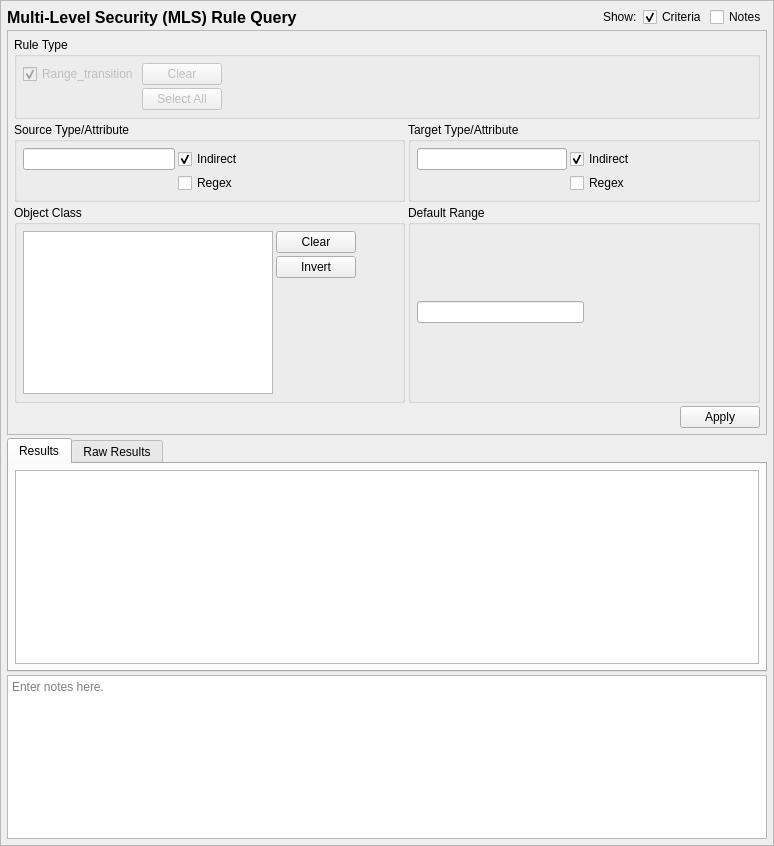
<?xml version="1.0" encoding="UTF-8"?>
<ui version="4.0">
 <class>MLSRuleQueryTab</class>
 <widget class="QScrollArea" name="MLSRuleQueryTab">
  <property name="geometry">
   <rect>
    <x>0</x>
    <y>0</y>
    <width>774</width>
    <height>846</height>
   </rect>
  </property>
  <property name="sizeAdjustPolicy">
   <enum>QAbstractScrollArea::AdjustToContents</enum>
  </property>
  <property name="widgetResizable">
   <bool>true</bool>
  </property>
  <widget class="QWidget" name="contents">
   <property name="geometry">
    <rect>
     <x>0</x>
     <y>0</y>
     <width>772</width>
     <height>844</height>
    </rect>
   </property>
   <property name="minimumSize">
    <size>
     <width>0</width>
     <height>0</height>
    </size>
   </property>
   <layout class="QGridLayout" name="gridLayout_9">
    <property name="leftMargin">
     <number>6</number>
    </property>
    <property name="topMargin">
     <number>6</number>
    </property>
    <property name="rightMargin">
     <number>6</number>
    </property>
    <property name="bottomMargin">
     <number>6</number>
    </property>
    <property name="spacing">
     <number>3</number>
    </property>
    <item row="0" column="1">
     <spacer name="horizontalSpacer_5">
      <property name="orientation">
       <enum>Qt::Horizontal</enum>
      </property>
      <property name="sizeHint" stdset="0">
       <size>
        <width>40</width>
        <height>20</height>
       </size>
      </property>
     </spacer>
    </item>
    <item row="2" column="0" colspan="6">
     <widget class="QTabWidget" name="results_frame">
      <property name="sizePolicy">
       <sizepolicy hsizetype="Preferred" vsizetype="MinimumExpanding">
        <horstretch>0</horstretch>
        <verstretch>1</verstretch>
       </sizepolicy>
      </property>
      <property name="currentIndex">
       <number>0</number>
      </property>
      <widget class="QWidget" name="results_framePage1">
       <property name="sizePolicy">
        <sizepolicy hsizetype="Preferred" vsizetype="MinimumExpanding">
         <horstretch>0</horstretch>
         <verstretch>0</verstretch>
        </sizepolicy>
       </property>
       <attribute name="title">
        <string>Results</string>
       </attribute>
       <layout class="QVBoxLayout" name="verticalLayout_3">
        <property name="leftMargin">
         <number>6</number>
        </property>
        <property name="topMargin">
         <number>6</number>
        </property>
        <property name="rightMargin">
         <number>6</number>
        </property>
        <property name="bottomMargin">
         <number>6</number>
        </property>
        <item>
         <widget class="QTableView" name="table_results">
          <property name="sizePolicy">
           <sizepolicy hsizetype="Expanding" vsizetype="MinimumExpanding">
            <horstretch>0</horstretch>
            <verstretch>0</verstretch>
           </sizepolicy>
          </property>
          <property name="sizeAdjustPolicy">
           <enum>QAbstractScrollArea::AdjustIgnored</enum>
          </property>
          <property name="alternatingRowColors">
           <bool>true</bool>
          </property>
          <property name="sortingEnabled">
           <bool>true</bool>
          </property>
         </widget>
        </item>
       </layout>
      </widget>
      <widget class="QWidget" name="results_framePage2">
       <property name="sizePolicy">
        <sizepolicy hsizetype="Preferred" vsizetype="MinimumExpanding">
         <horstretch>0</horstretch>
         <verstretch>0</verstretch>
        </sizepolicy>
       </property>
       <attribute name="title">
        <string>Raw Results</string>
       </attribute>
       <layout class="QVBoxLayout" name="verticalLayout_2">
        <property name="leftMargin">
         <number>6</number>
        </property>
        <property name="topMargin">
         <number>6</number>
        </property>
        <property name="rightMargin">
         <number>6</number>
        </property>
        <property name="bottomMargin">
         <number>6</number>
        </property>
        <item>
         <widget class="QPlainTextEdit" name="raw_results">
          <property name="sizePolicy">
           <sizepolicy hsizetype="Expanding" vsizetype="MinimumExpanding">
            <horstretch>0</horstretch>
            <verstretch>0</verstretch>
           </sizepolicy>
          </property>
          <property name="minimumSize">
           <size>
            <width>0</width>
            <height>0</height>
           </size>
          </property>
          <property name="font">
           <font>
            <family>Monospace</family>
           </font>
          </property>
          <property name="documentTitle">
           <string/>
          </property>
          <property name="lineWrapMode">
           <enum>QPlainTextEdit::NoWrap</enum>
          </property>
          <property name="readOnly">
           <bool>true</bool>
          </property>
         </widget>
        </item>
       </layout>
      </widget>
     </widget>
    </item>
    <item row="0" column="2">
     <widget class="QLabel" name="label_2">
      <property name="text">
       <string>Show:</string>
      </property>
     </widget>
    </item>
    <item row="0" column="4">
     <widget class="QCheckBox" name="criteria_expander">
      <property name="toolTip">
       <string>Show or hide the search criteria (no settings are lost)</string>
      </property>
      <property name="text">
       <string>Criteria</string>
      </property>
      <property name="checked">
       <bool>true</bool>
      </property>
     </widget>
    </item>
    <item row="0" column="5">
     <widget class="QCheckBox" name="notes_expander">
      <property name="toolTip">
       <string>Show or hide the notes field (no data is lost)</string>
      </property>
      <property name="text">
       <string>Notes</string>
      </property>
     </widget>
    </item>
    <item row="0" column="0">
     <widget class="QLabel" name="label">
      <property name="sizePolicy">
       <sizepolicy hsizetype="Preferred" vsizetype="Fixed">
        <horstretch>0</horstretch>
        <verstretch>0</verstretch>
       </sizepolicy>
      </property>
      <property name="maximumSize">
       <size>
        <width>16777215</width>
        <height>20</height>
       </size>
      </property>
      <property name="font">
       <font>
        <pointsize>12</pointsize>
        <weight>75</weight>
        <bold>true</bold>
       </font>
      </property>
      <property name="text">
       <string>Multi-Level Security (MLS) Rule Query</string>
      </property>
     </widget>
    </item>
    <item row="3" column="0" colspan="6">
     <widget class="QTextEdit" name="notes">
      <property name="sizePolicy">
       <sizepolicy hsizetype="Preferred" vsizetype="Preferred">
        <horstretch>0</horstretch>
        <verstretch>0</verstretch>
       </sizepolicy>
      </property>
      <property name="minimumSize">
       <size>
        <width>0</width>
        <height>80</height>
       </size>
      </property>
      <property name="toolTip">
       <string>Optionally enter notes here about the query.</string>
      </property>
      <property name="placeholderText">
       <string>Enter notes here.</string>
      </property>
     </widget>
    </item>
    <item row="1" column="0" colspan="6">
     <widget class="QFrame" name="criteria_frame">
      <property name="maximumSize">
       <size>
        <width>16777215</width>
        <height>16777215</height>
       </size>
      </property>
      <property name="frameShape">
       <enum>QFrame::StyledPanel</enum>
      </property>
      <property name="frameShadow">
       <enum>QFrame::Raised</enum>
      </property>
      <layout class="QGridLayout" name="gridLayout_3">
       <property name="leftMargin">
        <number>6</number>
       </property>
       <property name="topMargin">
        <number>6</number>
       </property>
       <property name="rightMargin">
        <number>6</number>
       </property>
       <property name="bottomMargin">
        <number>6</number>
       </property>
       <property name="spacing">
        <number>3</number>
       </property>
       <item row="1" column="1">
        <widget class="QGroupBox" name="target_criteria">
         <property name="maximumSize">
          <size>
           <width>16777215</width>
           <height>100</height>
          </size>
         </property>
         <property name="title">
          <string>Target Type/Attribute</string>
         </property>
         <layout class="QGridLayout" name="gridLayout_5">
          <property name="leftMargin">
           <number>6</number>
          </property>
          <property name="topMargin">
           <number>6</number>
          </property>
          <property name="rightMargin">
           <number>6</number>
          </property>
          <property name="bottomMargin">
           <number>6</number>
          </property>
          <property name="spacing">
           <number>3</number>
          </property>
          <item row="0" column="1">
           <widget class="QLineEdit" name="target">
            <property name="sizePolicy">
             <sizepolicy hsizetype="Expanding" vsizetype="Fixed">
              <horstretch>0</horstretch>
              <verstretch>0</verstretch>
             </sizepolicy>
            </property>
            <property name="minimumSize">
             <size>
              <width>150</width>
              <height>0</height>
             </size>
            </property>
            <property name="maximumSize">
             <size>
              <width>250</width>
              <height>16777215</height>
             </size>
            </property>
           </widget>
          </item>
          <item row="1" column="2">
           <widget class="QCheckBox" name="target_regex">
            <property name="toolTip">
             <string>Use regular expressions to match the target type/attribute.</string>
            </property>
            <property name="text">
             <string>Regex</string>
            </property>
           </widget>
          </item>
          <item row="0" column="2">
           <widget class="QCheckBox" name="target_indirect">
            <property name="toolTip">
             <string>If the rule target is an attribute, indirect will match the criteria against the contents of the attribute, rather than the attribute itself.</string>
            </property>
            <property name="text">
             <string>Indirect</string>
            </property>
            <property name="checked">
             <bool>true</bool>
            </property>
           </widget>
          </item>
          <item row="0" column="3">
           <spacer name="horizontalSpacer_3">
            <property name="orientation">
             <enum>Qt::Horizontal</enum>
            </property>
            <property name="sizeHint" stdset="0">
             <size>
              <width>113</width>
              <height>20</height>
             </size>
            </property>
           </spacer>
          </item>
         </layout>
        </widget>
       </item>
       <item row="0" column="0" colspan="2">
        <widget class="QGroupBox" name="ruletype_criteria">
         <property name="sizePolicy">
          <sizepolicy hsizetype="Preferred" vsizetype="Preferred">
           <horstretch>0</horstretch>
           <verstretch>0</verstretch>
          </sizepolicy>
         </property>
         <property name="maximumSize">
          <size>
           <width>16777215</width>
           <height>150</height>
          </size>
         </property>
         <property name="title">
          <string>Rule Type</string>
         </property>
         <layout class="QGridLayout" name="gridLayout">
          <property name="leftMargin">
           <number>6</number>
          </property>
          <property name="topMargin">
           <number>6</number>
          </property>
          <property name="rightMargin">
           <number>6</number>
          </property>
          <property name="bottomMargin">
           <number>6</number>
          </property>
          <property name="spacing">
           <number>3</number>
          </property>
          <item row="1" column="4">
           <widget class="QPushButton" name="all_ruletypes">
            <property name="enabled">
             <bool>false</bool>
            </property>
            <property name="text">
             <string>Select All</string>
            </property>
           </widget>
          </item>
          <item row="0" column="5">
           <spacer name="horizontalSpacer">
            <property name="orientation">
             <enum>Qt::Horizontal</enum>
            </property>
            <property name="sizeHint" stdset="0">
             <size>
              <width>40</width>
              <height>20</height>
             </size>
            </property>
           </spacer>
          </item>
          <item row="0" column="4">
           <widget class="QPushButton" name="clear_ruletypes">
            <property name="enabled">
             <bool>false</bool>
            </property>
            <property name="text">
             <string>Clear</string>
            </property>
            <property name="checkable">
             <bool>false</bool>
            </property>
           </widget>
          </item>
          <item row="0" column="1">
           <widget class="QCheckBox" name="range_transition">
            <property name="enabled">
             <bool>false</bool>
            </property>
            <property name="text">
             <string>Range_transition</string>
            </property>
            <property name="checked">
             <bool>true</bool>
            </property>
           </widget>
          </item>
         </layout>
        </widget>
       </item>
       <item row="1" column="0">
        <widget class="QGroupBox" name="source_criteria">
         <property name="maximumSize">
          <size>
           <width>16777215</width>
           <height>100</height>
          </size>
         </property>
         <property name="title">
          <string>Source Type/Attribute</string>
         </property>
         <layout class="QGridLayout" name="gridLayout_2">
          <property name="leftMargin">
           <number>6</number>
          </property>
          <property name="topMargin">
           <number>6</number>
          </property>
          <property name="rightMargin">
           <number>6</number>
          </property>
          <property name="bottomMargin">
           <number>6</number>
          </property>
          <property name="spacing">
           <number>3</number>
          </property>
          <item row="0" column="3">
           <spacer name="horizontalSpacer_2">
            <property name="orientation">
             <enum>Qt::Horizontal</enum>
            </property>
            <property name="sizeHint" stdset="0">
             <size>
              <width>40</width>
              <height>20</height>
             </size>
            </property>
           </spacer>
          </item>
          <item row="0" column="0">
           <widget class="QLineEdit" name="source">
            <property name="sizePolicy">
             <sizepolicy hsizetype="Expanding" vsizetype="Fixed">
              <horstretch>0</horstretch>
              <verstretch>0</verstretch>
             </sizepolicy>
            </property>
            <property name="minimumSize">
             <size>
              <width>150</width>
              <height>0</height>
             </size>
            </property>
            <property name="maximumSize">
             <size>
              <width>250</width>
              <height>16777215</height>
             </size>
            </property>
           </widget>
          </item>
          <item row="1" column="1">
           <widget class="QCheckBox" name="source_regex">
            <property name="toolTip">
             <string>Use regular expressions to match the source type/attribute.</string>
            </property>
            <property name="text">
             <string>Regex</string>
            </property>
           </widget>
          </item>
          <item row="0" column="1">
           <widget class="QCheckBox" name="source_indirect">
            <property name="toolTip">
             <string>If the rule source is an attribute, indirect will match the criteria against the contents of the attribute, rather than the attribute itself.</string>
            </property>
            <property name="text">
             <string>Indirect</string>
            </property>
            <property name="checked">
             <bool>true</bool>
            </property>
           </widget>
          </item>
         </layout>
        </widget>
       </item>
       <item row="2" column="0">
        <widget class="QGroupBox" name="class_criteria">
         <property name="title">
          <string>Object Class</string>
         </property>
         <layout class="QGridLayout" name="gridLayout_7">
          <property name="leftMargin">
           <number>6</number>
          </property>
          <property name="topMargin">
           <number>6</number>
          </property>
          <property name="rightMargin">
           <number>6</number>
          </property>
          <property name="bottomMargin">
           <number>6</number>
          </property>
          <property name="spacing">
           <number>3</number>
          </property>
          <item row="0" column="2">
           <spacer name="horizontalSpacer_4">
            <property name="orientation">
             <enum>Qt::Horizontal</enum>
            </property>
            <property name="sizeHint" stdset="0">
             <size>
              <width>40</width>
              <height>20</height>
             </size>
            </property>
           </spacer>
          </item>
          <item row="0" column="1">
           <widget class="QPushButton" name="clear_class">
            <property name="text">
             <string>Clear</string>
            </property>
           </widget>
          </item>
          <item row="1" column="1">
           <widget class="QPushButton" name="invert_class">
            <property name="text">
             <string>Invert</string>
            </property>
           </widget>
          </item>
          <item row="2" column="1">
           <spacer name="verticalSpacer_2">
            <property name="orientation">
             <enum>Qt::Vertical</enum>
            </property>
            <property name="sizeHint" stdset="0">
             <size>
              <width>20</width>
              <height>40</height>
             </size>
            </property>
           </spacer>
          </item>
          <item row="0" column="0" rowspan="3">
           <widget class="QListView" name="tclass">
            <property name="sizePolicy">
             <sizepolicy hsizetype="Expanding" vsizetype="Preferred">
              <horstretch>0</horstretch>
              <verstretch>0</verstretch>
             </sizepolicy>
            </property>
            <property name="maximumSize">
             <size>
              <width>250</width>
              <height>16777215</height>
             </size>
            </property>
            <property name="toolTip">
             <string>Match the object class of the rule.</string>
            </property>
            <property name="selectionMode">
             <enum>QAbstractItemView::ExtendedSelection</enum>
            </property>
           </widget>
          </item>
         </layout>
        </widget>
       </item>
       <item row="4" column="1">
        <widget class="QDialogButtonBox" name="buttonBox">
         <property name="standardButtons">
          <set>QDialogButtonBox::Apply</set>
         </property>
        </widget>
       </item>
       <item row="2" column="1">
        <widget class="QGroupBox" name="default_criteria">
         <property name="title">
          <string>Default Range</string>
         </property>
         <layout class="QGridLayout" name="gridLayout_4">
          <property name="leftMargin">
           <number>6</number>
          </property>
          <property name="topMargin">
           <number>6</number>
          </property>
          <property name="rightMargin">
           <number>6</number>
          </property>
          <property name="bottomMargin">
           <number>6</number>
          </property>
          <property name="spacing">
           <number>3</number>
          </property>
          <item row="0" column="0">
           <widget class="QLineEdit" name="default_range">
            <property name="sizePolicy">
             <sizepolicy hsizetype="Expanding" vsizetype="Fixed">
              <horstretch>0</horstretch>
              <verstretch>0</verstretch>
             </sizepolicy>
            </property>
            <property name="minimumSize">
             <size>
              <width>150</width>
              <height>0</height>
             </size>
            </property>
            <property name="maximumSize">
             <size>
              <width>250</width>
              <height>16777215</height>
             </size>
            </property>
           </widget>
          </item>
          <item row="0" column="1">
           <spacer name="horizontalSpacer_6">
            <property name="orientation">
             <enum>Qt::Horizontal</enum>
            </property>
            <property name="sizeHint" stdset="0">
             <size>
              <width>40</width>
              <height>20</height>
             </size>
            </property>
           </spacer>
          </item>
         </layout>
        </widget>
       </item>
      </layout>
      <zorder>ruletype_criteria</zorder>
      <zorder>source_criteria</zorder>
      <zorder>target_criteria</zorder>
      <zorder>class_criteria</zorder>
      <zorder>buttonBox</zorder>
      <zorder>default_criteria</zorder>
     </widget>
    </item>
   </layout>
  </widget>
 </widget>
 <tabstops>
  <tabstop>criteria_expander</tabstop>
  <tabstop>notes_expander</tabstop>
  <tabstop>range_transition</tabstop>
  <tabstop>clear_ruletypes</tabstop>
  <tabstop>all_ruletypes</tabstop>
  <tabstop>source</tabstop>
  <tabstop>source_indirect</tabstop>
  <tabstop>source_regex</tabstop>
  <tabstop>target</tabstop>
  <tabstop>target_indirect</tabstop>
  <tabstop>target_regex</tabstop>
  <tabstop>tclass</tabstop>
  <tabstop>clear_class</tabstop>
  <tabstop>invert_class</tabstop>
  <tabstop>default_range</tabstop>
  <tabstop>results_frame</tabstop>
  <tabstop>table_results</tabstop>
  <tabstop>raw_results</tabstop>
  <tabstop>notes</tabstop>
 </tabstops>
 <resources/>
 <connections>
  <connection>
   <sender>clear_class</sender>
   <signal>clicked()</signal>
   <receiver>tclass</receiver>
   <slot>clearSelection()</slot>
   <hints>
    <hint type="sourcelabel">
     <x>299</x>
     <y>312</y>
    </hint>
    <hint type="destinationlabel">
     <x>147</x>
     <y>330</y>
    </hint>
   </hints>
  </connection>
  <connection>
   <sender>criteria_expander</sender>
   <signal>toggled(bool)</signal>
   <receiver>criteria_frame</receiver>
   <slot>setVisible(bool)</slot>
   <hints>
    <hint type="sourcelabel">
     <x>592</x>
     <y>16</y>
    </hint>
    <hint type="destinationlabel">
     <x>386</x>
     <y>222</y>
    </hint>
   </hints>
  </connection>
  <connection>
   <sender>notes_expander</sender>
   <signal>toggled(bool)</signal>
   <receiver>notes</receiver>
   <slot>setVisible(bool)</slot>
   <hints>
    <hint type="sourcelabel">
     <x>735</x>
     <y>16</y>
    </hint>
    <hint type="destinationlabel">
     <x>386</x>
     <y>756</y>
    </hint>
   </hints>
  </connection>
 </connections>
</ui>
